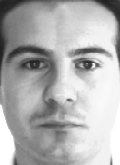
%> input picture AR/m-001-18.pgm, 120 x 165 px; its folder holds 4 pictures in this run
$ octave ompFacerecognition.m   (GNU Octave 9; MATLAB toolbox functions it lacks are replaced by stand-ins)
%> lines starting %> are read from the running program, lines starting %| are printed output that depends on the picture
%OMP algorithm for occluded face recognition
%%自定义阶段
%降采样行数和列数
resampled_row = 60;
resampled_col = 40;

%无遮挡的字典的人数
sampleclassnum = 50;  %取值范围[1,100]

%从测试集中选取图像进行测试
test_class = 2;       %选类，取值范围[1,sampleclassnum]
test_seq = 8;        %从该类中选取测试图像，取值范围[8,13]∪[21,26]

%%
%初始化字典
A = [];
% 将无遮挡图像作为训练集
Files = dir(fullfile('.\\AR','*.pgm'));
LengthFiles = length(Files);
Imgorigin = [];
Imgshade = [];
% [17 lines of commented-out code are left out]
tic;
for i = 1:sampleclassnum*26
Img0 = imread(strcat('.\AR\',Files(i).name));
%> Img0 is the input picture: size 165x120 uint8; min 31, max 255, mean 177
if(mod(i,13) >=1 && mod(i,13) <=7)
    Img = imresize(Img0,[resampled_row,resampled_col]);
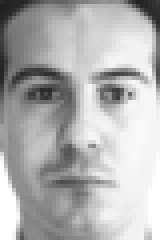
%> Img: size 60x40 uint8 (shown 4 times larger); min 33, max 255, mean 177
V = Img(:);
%> V = 2400 values, max 255 at index 42, min 33 at index 3, mean 177
    A =[A,V];
%> A has the same summary as V
end
end
%> pass 2 of the loop `for i = 1:sampleclassnum*26`:
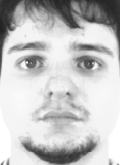
%> input picture AR/m-002-07.pgm, 120 x 165 px
%> Img0 is the input picture: size 165x120 uint8; min 34, max 255, mean 195.4
%> `Img = imresize(Img0,[resampled_row,resampled_col]);`:
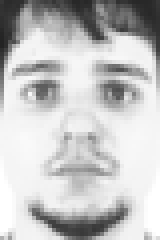
%> Img: size 60x40 uint8 (shown 4 times larger); min 35, max 255, mean 195.4
%> V = 2400 values, max 255 at index 44, min 35 at index 11, mean 195.4
%> A = 2400 rows, first 12: [42 55; 34 49; 33 50; 35 51; 39 47; 44 47; 51 46; 59 41; 63 38; 64 37; 64 35; 61 35]
%> pass 3 of the loop `for i = 1:sampleclassnum*26`:
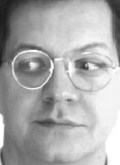
%> input picture AR/m-003-05.pgm, 120 x 165 px
%> Img0 is the input picture: size 165x120 uint8; min 27, max 255, mean 170.9
%> `Img = imresize(Img0,[resampled_row,resampled_col]);`:
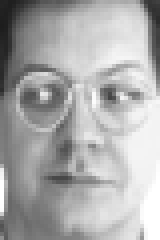
%> Img: size 60x40 uint8 (shown 4 times larger); min 29, max 255, mean 170.9
%> V = 2400 values, max 255 at index 46, min 29 at index 7, mean 170.9
%> A = 2400 rows, first 12: [42 55 35; 34 49 36; 33 50 33; 35 51 33; 39 47 31; 44 47 30; 51 46 29; 59 41 30; 63 38 33; 64 37 35; 64 35 37; 61 35 39]
%> (the run ends here)
